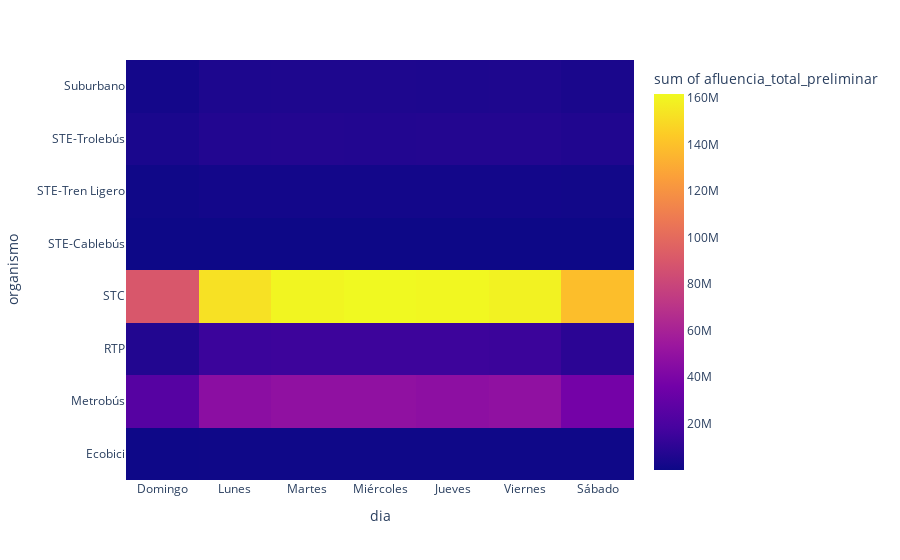

Source (notebook cell):
### Markdown cell above
El día Miércoles es en el que más usuarios hay

### Code cell
fig = px.density_heatmap (
    df, 
    x="dia", 
    y="organismo", 
    z="afluencia_total_preliminar"
)
fig.show()

### Figure 1 — Plotly figure (JSON) as saved in the notebook; plotly's stock layout.template omitted (floating-point values rounded to 4 significant figures; data arrays with more than 128 entries replaced by an {"elided": "..."} marker saying what was removed)
{"data": [{"coloraxis": "coloraxis", "histfunc": "sum", "hovertemplate": "dia=%{x}<br>organismo=%{y}<br>sum of afluencia_total_preliminar=%{z}<extra></extra>", "name": "", "type": "histogram2d", "x": {"elided": "18714 str values"}, "xaxis": "x", "xbingroup": "x", "y": {"elided": "18714 str values"}, "yaxis": "y", "ybingroup": "y", "z": {"elided": "18714 int values"}}], "layout": {"coloraxis": {"colorbar": {"title": {"text": "sum of afluencia_total_preliminar"}}, "colorscale": [[0, "#0d0887"], [0.1111, "#46039f"], [0.2222, "#7201a8"], [0.3333, "#9c179e"], [0.4444, "#bd3786"], [0.5556, "#d8576b"], [0.6667, "#ed7953"], [0.7778, "#fb9f3a"], [0.8889, "#fdca26"], [1, "#f0f921"]]}, "legend": {"tracegroupgap": 0}, "margin": {"t": 60}, "xaxis": {"anchor": "y", "domain": [0, 1], "title": {"text": "dia"}}, "yaxis": {"anchor": "x", "domain": [0, 1], "title": {"text": "organismo"}}}}
